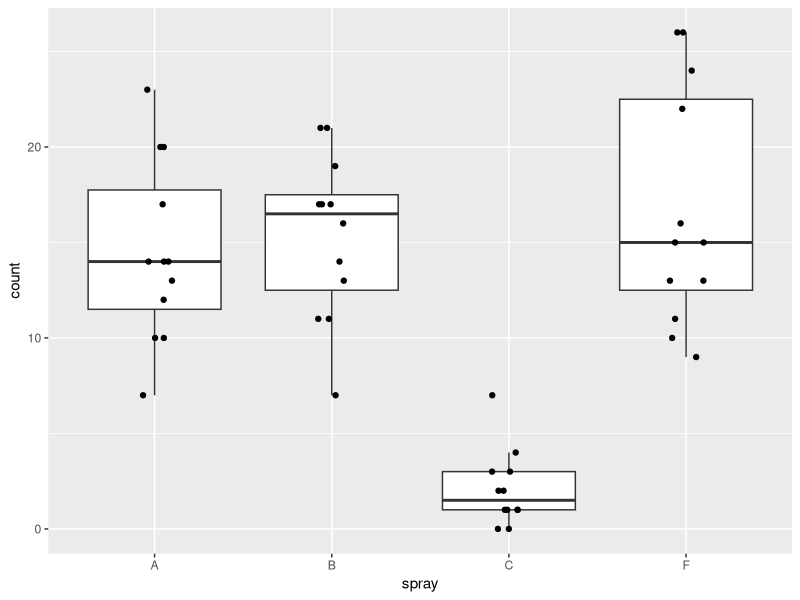
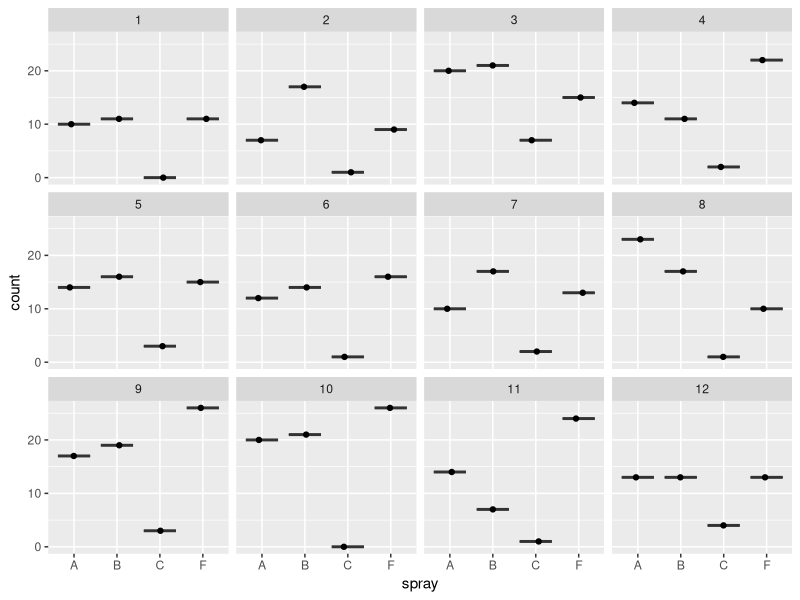
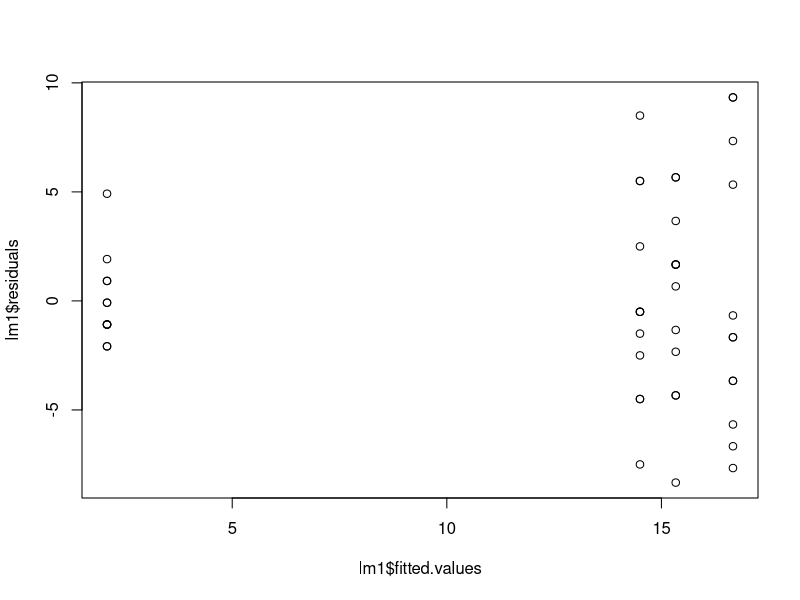
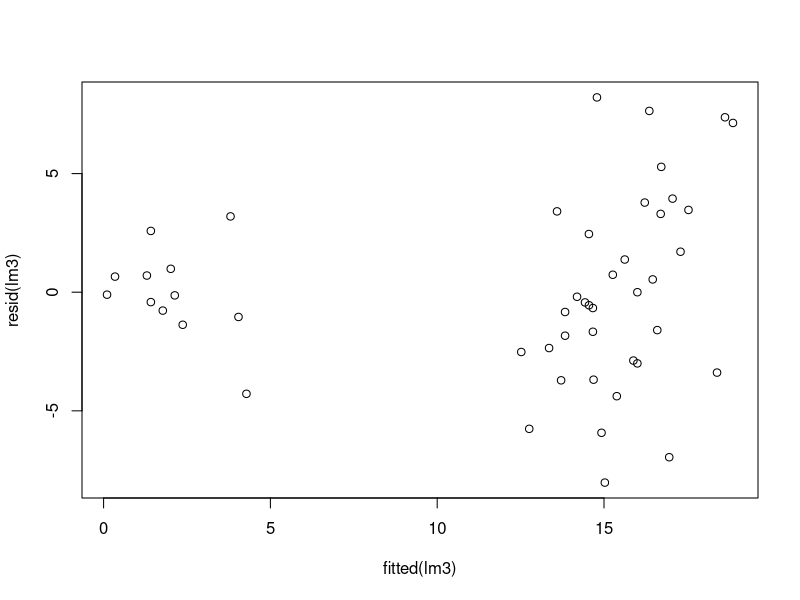
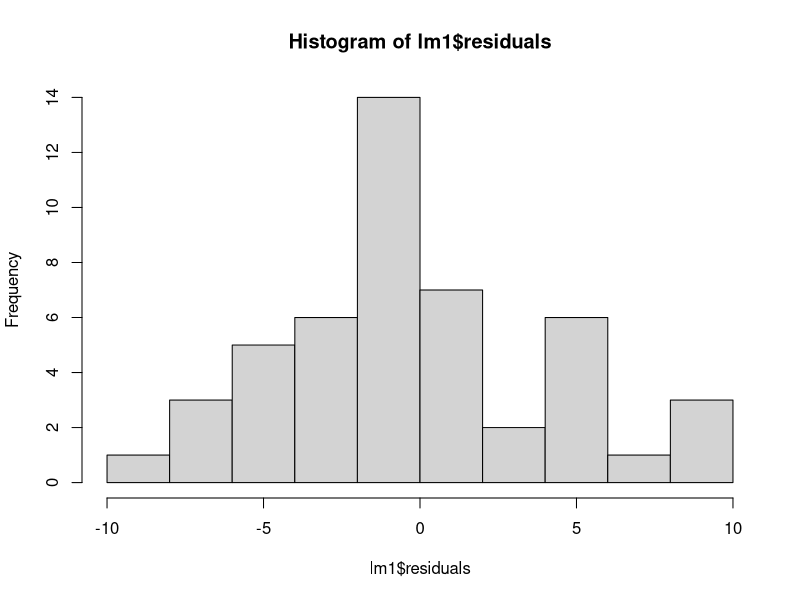
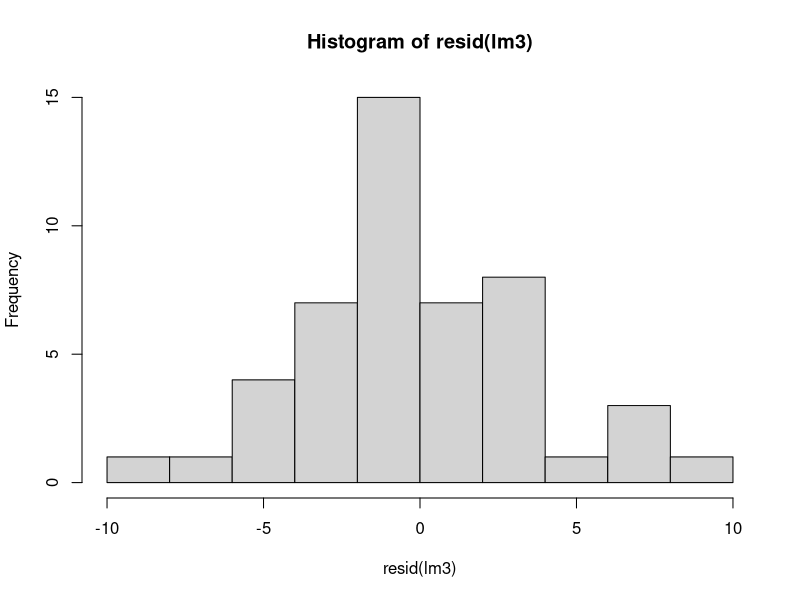
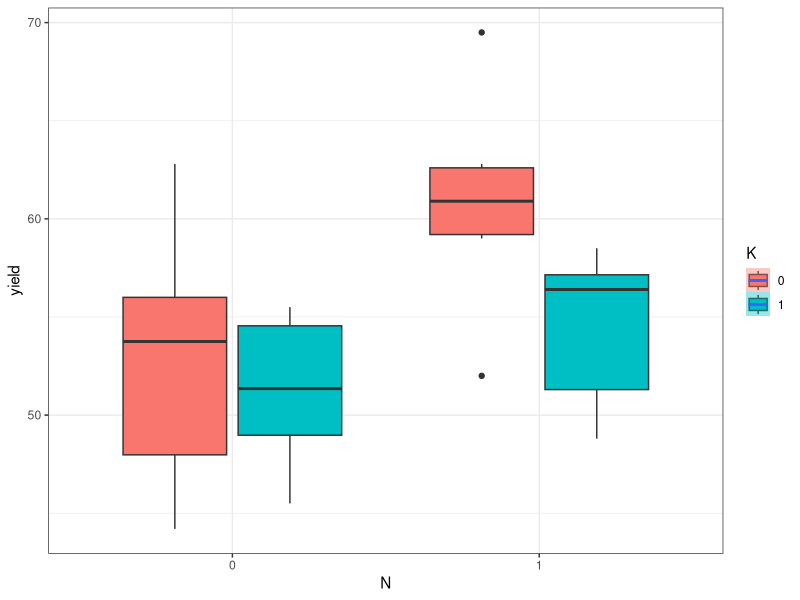
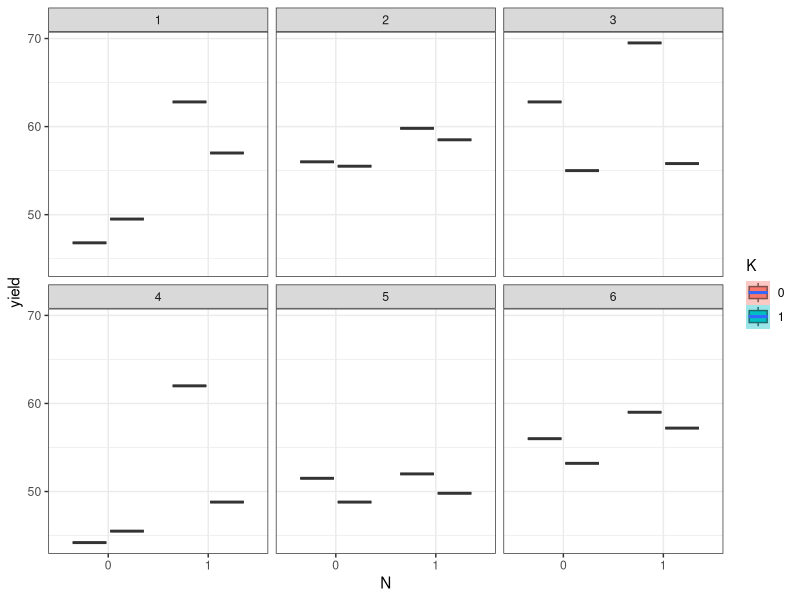

Write R code to recreate these figures, in order.
## LOAD AND PROCESSES DATA
library(tidyverse)
library(car)
data("InsectSprays")
InsectSprays$block <- as.factor(rep(c(1,2,3,4,5,6,7,8,9,10,11,12), 6)) # add blocks

d <- InsectSprays %>% filter(spray=='A'|spray=='B'|spray=='C'|spray=='F')

##############################################################
## GRAPH AND ANALYZE DATA USING COMPLETELY RANDOMIZED DESIGN

#plot data by treatment group
ggplot(d, aes(x=spray,y=count)) + geom_boxplot(outlier.shape = NA) + geom_jitter(height=0,width=.1)

#plot data by treatment and block -- note one observation per block
ggplot(d, aes(x=spray,y=count)) + geom_boxplot(outlier.shape = NA) + geom_jitter(height=0,width=.1) + facet_wrap(~block)  #12 blocks


### construct and compare linear models with and without blocking
## no block model
lm1 <- lm(count~spray, data=d)
anova(lm1)

## block as fixed effect
lm2 <- lm(count~spray+block, data=d)
anova(lm2)

#####################################################################################
## ANALYZE DATA USING RANDOMIZED COMPLETE BLOCK DESIGN WITH BLOCK AS A RANDOM EFFECT
library(lme4)
library(lmerTest)

## block as random effect
lm3 <- lmer(count~spray+(1|block), data=d)
anova(lm3)

#### compare summary() for fixed vs. random blocking effect
summary(lm2)
summary(lm3)

coef(lm3)    ## prints model coefficients

print(VarCorr(lm3), comp=c("Variance"))  ## print variance components from model

plot(lm1$residuals~lm1$fitted.values) ### check residuals of no block and block models
plot(resid(lm3)~fitted(lm3))

hist(lm1$residuals)
hist(resid(lm3))

#### compare estimated marginal means
library(emmeans)
emmeans(lm2, pairwise~spray) ## fixed effect block
emmeans(lm3, pairwise~spray) ## random effect block


###################################################################################
#### BLOCKING CHALLENGE ###########################################################
###################################################################################

## ChickWeight blocking challenge
data("ChickWeight")
ChickWeight$Diet <- as.factor(ChickWeight$Diet)

cw0 <- lm(weight ~ Time * Diet , data=ChickWeight)
emmeans(cw0, pairwise~Diet, at=list(Time=20))

## Q1. The ChickWeight dataset contains measurements on 50 chicks fed four different diets over a 21 day period
##    Last time we did an ANCOVA to compare the weights at the end of the experiment (Time=20).
##    The results seem overly strong (ie. the p-values seem artificially low). Are all observations independent?
##    What might we not have considered that was part of the experimental design but was not accounted for in our analysis?
##    Construct a more appropriate model (use random effects if justified) and compare the diets at Time=20
##    Which diets differ significantly? How do the results differ from your model last week?

cw1 <- lmer(weight ~ Time * Diet + (1|Chick), data=ChickWeight)
emmeans(cw1, pairwise~Diet, at=list(Time=20))

# Diet 1 differs from all other diets and diet 2+3 differs.
# Previously diet 2+4 and 3+4 were also significantly different. 

## Q2. How much variation is there among chicks? (ie. what is the variance component?)

print(VarCorr(cw1), comp=c("Variance"))  ## print variance components from model

# 545.72 variance associated with chick

####################################################################################
### NPK CHALLENGE ##################################################################
####################################################################################
data("npk")
head(npk)
str(npk)

ggplot(npk, aes(x=N, y=yield, fill=K))+geom_boxplot()+geom_smooth(method='lm')+theme_bw() 
ggplot(npk, aes(x=N, y=yield, fill=K))+geom_boxplot()+geom_smooth(method='lm')+theme_bw() +facet_wrap(~block)

## Q3. The npk dataset contains measures of yields of pea plants under different experimental treatments
## Nitrogen (N) and potasium (K) were factorially manipulated. Ignore Phosphorous for this example.
## There were 6 replicates, separated into distinct blocks (see image from lecture slides)
## Analyze the data using a two-way anova (ie. yield ~ N * K)
## How do the results change if you ignore block vs if you include block as a random effect?

npk.mod <- lm(yield~N*K, data=npk)
anova(npk.mod) # only N is significant

## block as random effect
npk.mod.blck <- lmer(yield~N*K+(1|block), data=npk)
Anova(npk.mod.blck, Type = 2)

## Q4. How much variation is there among blocks?

print(VarCorr(npk.mod.blck), comp=c("Variance")) 
## 3.8611

## Q5. Are the assumptions of a linear model met?
# Random effect *better satisfies assumptions of linear model*
plot(resid(npk.mod.blck)~fitted(npk.mod.blck))
hist(resid(npk.mod.blck))

# Np random effect
plot(npk.mod$residuals~npk.mod$fitted.values)
hist(npk.mod$residuals)
